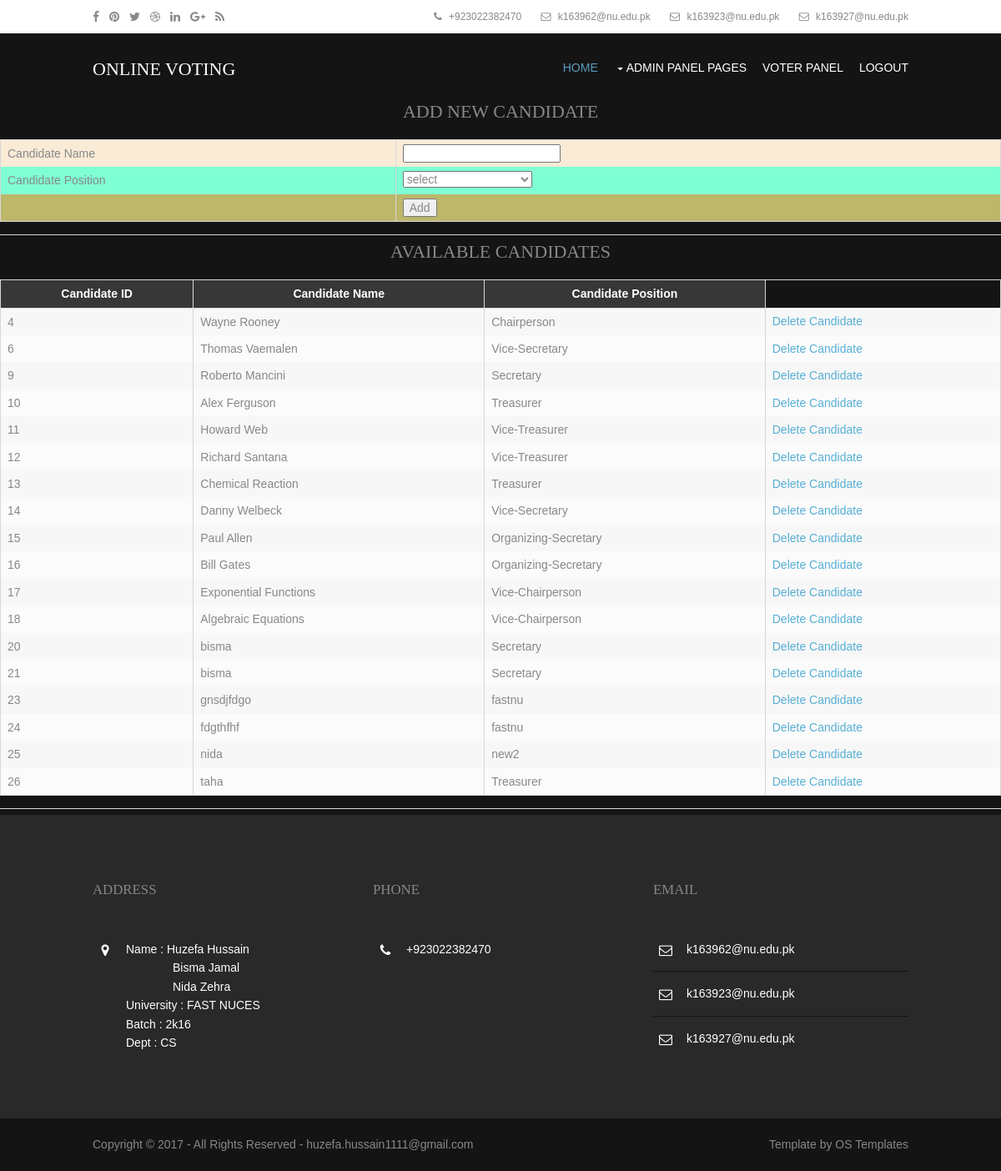
Page /admin/candidates.php on the committed database.
### tables this page shows
CREATE TABLE IF NOT EXISTS `tbcandidates` (
  `candidate_id` int(5) NOT NULL AUTO_INCREMENT,
  `fk_member_id` int(11) DEFAULT NULL,
  `candidate_name` varchar(45) NOT NULL,
  `candidate_position` varchar(45) NOT NULL,
  `candidate_cvotes` int(11) NOT NULL,
  PRIMARY KEY (`candidate_id`),
  KEY `fk_member_id` (`fk_member_id`)
);

### admin/candidates.php (the view, shortened to what this page needs)
<?php
    require('../connection.php');
    $result= mysqli_query($db,"SELECT * FROM tbCandidates")
    or die("There are no records to display ... \n" . mysqli_error());
?>
<?php
    $positions_retrieved= mysqli_query($db,"SELECT * FROM tbPositions")
    or die("There are no records to display ... \n" . mysqli_error());
?>
<!DOCTYPE html>
<html>
<head>
<link href="layout/styles/layout.css" rel="stylesheet" type="text/css" media="all">
</head>
<body id="top">
<div class="wrapper row0">
  <div id="topbar" class="hoc clear">
    <div class="fl_left">
      <ul class="faico clear">
        <li><a class="faicon-facebook" href="https://www.facebook.com/"><i class="fa fa-facebook"></i></a></li>
        <li><a class="faicon-pinterest" href="https://uk.pinterest.com/"><i class="fa fa-pinterest"></i></a></li>
        <li><a class="faicon-twitter" href="https://twitter.com/"><i class="fa fa-twitter"></i></a></li>
        <li><a class="faicon-dribble" href="https://dribbble.com/"><i class="fa fa-dribbble"></i></a></li>
        <li><a class="faicon-linkedin" href="https://www.linkedin.com/"><i class="fa fa-linkedin"></i></a></li>
        <li><a class="faicon-google-plus" href="https://plus.google.com/"><i class="fa fa-google-plus"></i></a></li>
        <li><a class="faicon-rss" href="https://www.rss.com/"><i class="fa fa-rss"></i></a></li>
      </ul>
    </div>
    <div class="fl_right">
      <ul class="nospace inline pushright">
        <li><i class="fa fa-phone"></i> +923022382470</li>
        <li><i class="fa fa-envelope-o"></i> k163962@nu.edu.pk</li>
		<li><i class="fa fa-envelope-o"></i> k163923@nu.edu.pk</li>
		<li><i class="fa fa-envelope-o"></i> k163927@nu.edu.pk</li>
      </ul>
    </div>
  </div>
</div>
<div class="wrapper row1">
  <header id="header" class="hoc clear">
    <div id="logo" class="fl_left">
      <h1><a href="index.html">ONLINE VOTING</a></h1>
    </div>
    <nav id="mainav" class="fl_right">
      <ul class="clear">
        <li class="active"><a href="admin.php">Home</a></li>
        <li><a class="drop" href="#">Admin Panel Pages</a>
        </li>
        <li><a href="http://localhost/online_voting/index.php">Voter Panel</a></li>
        <li><a href="logout.php">Logout</a></li>
      </ul>
    </nav>
  </header>
</div>
<div >
<table width="380" align="center">
<CAPTION><h3>ADD NEW CANDIDATE</h3></CAPTION>
<form name="fmCandidates" id="fmCandidates" action="candidates.php" method="post" onsubmit="return candidateValidate(this)">
<tr>
    <td bgcolor="#FAEBD7">Candidate Name</td>
    <td bgcolor="#FAEBD7"><input type="text" name="name" /></td>
</tr>
<tr>
    <td bgcolor="#7FFFD4">Candidate Position</td>
    <td bgcolor="#7FFFD4"><SELECT NAME="position" id="position">select
    <OPTION VALUE="select">select
    <?php
        while ($row= mysqli_fetch_array($positions_retrieved)){
          echo "<OPTION VALUE=$row[position_name]>$row[position_name]";
        }
    ?>
    </SELECT>
    </td>
</tr>
<tr>
    <td bgcolor="#BDB76B">&nbsp;</td>
    <td bgcolor="#BDB76B"><input type="submit" name="Submit" value="Add" /></td>
</tr>
</table>
<hr>
<table border="0" width="620" align="center">
<CAPTION><h3>AVAILABLE CANDIDATES</h3></CAPTION>
<tr>
<th>Candidate ID</th>
<th>Candidate Name</th>
<th>Candidate Position</th>
</tr>
<?php
    while ($row= mysqli_fetch_array($result)){
    echo "<tr>";
    echo "<td>" . $row['candidate_id']."</td>";
    echo "<td>" . $row['candidate_name']."</td>";
    echo "<td>" . $row['candidate_position']."</td>";
    echo '<td><a href="candidates.php?id=' . $row['candidate_id'] . '">Delete Candidate</a></td>';
    echo "</tr>";
    }
?>
</table>
<hr>
</div>
<?php include("../footer.php"); ?>
</body>
</html>

### footer.php
<div class="wrapper row4">
  <footer id="footer" class="hoc clear">
    <div class="one_third first">
      <h6 class="title">Address</h6>
      <ul class="nospace linklist contact">
        <li><i class="fa fa-map-marker"></i>
          <address>
           <p>
          Name        : Huzefa Hussain <br>
		                <p>&emsp;&emsp;&emsp;&emsp;Bisma Jamal<br>
						</p>
                       <p>&emsp;&emsp;&emsp;&emsp;Nida Zehra<br>
						</p>
          University  : FAST NUCES <br>
          Batch       : 2k16 <br>
          Dept        : CS <br>
          </p>
          </address>
        </li>
      </ul>
    </div>
    <div class="one_third">
      <h6 class="title">Phone</h6>
      <ul class="nospace linklist contact">
        <li><i class="fa fa-phone"></i>+923022382470<br></li>
      </ul>
    </div>
    <div class="one_third">
      <h6 class="title">Email</h6>
      <ul class="nospace linklist contact">
        <li><i class="fa fa-envelope-o"></i> k163962@nu.edu.pk </li>
		<li><i class="fa fa-envelope-o"></i> k163923@nu.edu.pk </li>
		<li><i class="fa fa-envelope-o"></i> k163927@nu.edu.pk </li>
      </ul>
    </div>
  </footer>
  </div>
<div class="wrapper row5">
  <div id="copyright" class="hoc clear">
    <p class="fl_left">Copyright &copy; 2017 - All Rights Reserved - <a href="#">huzefa.hussain1111@gmail.com</a></p>
    <p class="fl_right">Template by <a target="_blank" href="http://www.os-templates.com/" title="Free Website Templates">OS Templates</a></p>
  </div>
</div>

### admin/layout/styles/layout.css (style rules this page uses)
#topbar { padding:5px 0; font-size:12px; }
#topbar .fl_right { margin-top:4px; }
#topbar .fl_right .inline > li i { margin:0 5px 0 0; line-height:normal; }
#header { padding:30px 0 0 0; }
#header #logo { margin-top:; }
#header #logo h1 { margin:0; padding:0; font-size:22px; text-transform:uppercase; }
#footer { padding:80px 0; }
#footer .title { margin:0 0 50px 0; padding:0; font-size:1.2rem; text-transform:uppercase; }
#footer .linklist li { display:block; margin-bottom:15px; padding:0 0 15px 0; border-bottom:1px solid; }
#footer .linklist li:last-child { margin:0; padding:0; border:none; }
#footer .linklist li::before, #footer .linklist li::after { display:table; content:""; }
#footer .linklist li, #footer .linklist li::after { clear:both; }
#footer .contact.linklist li, #footer .contact.linklist li:last-child { position:relative; padding-left:40px; }
#footer .contact li * { margin:0; padding:0; line-height:1.6; }
#footer .contact li i { display:block; position:absolute; top:0; left:0; width:30px; font-size:16px; text-align:center; }
#copyright { padding:20px 0; }
#copyright * { margin:0; padding:0; }
*, *::before, *::after { transition:all .3s ease-in-out; }
nav ul, nav ol { margin:0; padding:0; list-style:none; }
#mainav, #breadcrumb, .sidebar nav { line-height:normal; }
#mainav .drop::after, #mainav li li .drop::after, #breadcrumb li a::after, .sidebar nav a::after { position:absolute; font-family:"FontAwesome"; font-size:10px; line-height:10px; }
#mainav ul.clear { margin-top:3px; }
#mainav ul { text-transform:uppercase; }
#mainav li { display:inline-block; position:relative; margin:0 15px 0 0; padding:0; }
#mainav li:last-child { margin-right:0; }
#mainav li a { display:block; padding:0 0 32px 0; }
#mainav .drop { padding-left:15px; }
#mainav .drop::after, #mainav li li .drop::after { content:"\f0d7"; }
#mainav .drop::after { top:5px; left:5px; }
table, th, td { border:1px solid; border-collapse:collapse; vertical-align:top; }
table, th { table-layout:auto; }
table { width:100%; margin-bottom:15px; }
th, td { padding:5px 8px; }
td { border-width:0 1px; }
.faico { margin:0; padding:0; list-style:none; }
.faico li { display:inline-block; float:left; margin:0 12px 0 0; padding:0; line-height:normal; }
.faico li:last-child { margin-right:0; }
.faico a { display:block; height:30px; line-height:30px; font-size:14px; text-align:center; }
.faico a { color:inherit; background-color:transparent; }
body { color:#888888; background-color:#141414; }
a { color:#56AED4; }
hr, .borderedbox { border-color:#D7D7D7; }
.row0 { color:#888888; background-color:#FFFFFF; }
.row1 { color:#FFFFFF; background-color:#141414; }
.row4 { color:#FFFFFF; background-color:#292929; }
.row5, .row5 a { color:#888888; background-color:#141414; }
#header #logo * { color:inherit; }
#footer .title { color:#888888; }
#footer .linklist li { border-color:#141414; }
#mainav li a { color:inherit; }
#mainav .active a, #mainav a:hover, #mainav li:hover > a { color:#5B9BBD; background-color:inherit; }
table, th, td, #comments .avatar, #comments input, #comments textarea { border-color:#D7D7D7; }
th { color:#FFFFFF; background-color:#373737; }
tr, #comments li, #comments input[type="submit"], #comments input[type="reset"] { color:inherit; background-color:#FBFBFB; }
tr:nth-child(even), #comments li:nth-child(even) { color:inherit; background-color:#F7F7F7; }
table a, #comments a { background-color:inherit; }
@media screen and (min-width:978px) { .hoc { max-width:978px; } }

### rows in the picture
tbcandidates: candidate_id "4", candidate_name "Wayne Rooney", candidate_position "Chairperson"
tbcandidates: candidate_id "6", candidate_name "Thomas Vaemalen", candidate_position "Vice-Secretary"
tbcandidates: candidate_id "9", candidate_name "Roberto Mancini", candidate_position "Secretary"
tbcandidates: candidate_id "10", candidate_name "Alex Ferguson", candidate_position "Treasurer"
tbcandidates: candidate_id "11", candidate_name "Howard Web", candidate_position "Vice-Treasurer"
tbcandidates: candidate_id "12", candidate_name "Richard Santana", candidate_position "Vice-Treasurer"
tbcandidates: candidate_id "13", candidate_name "Chemical Reaction", candidate_position "Treasurer"
tbcandidates: candidate_id "14", candidate_name "Danny Welbeck", candidate_position "Vice-Secretary"
tbcandidates: candidate_id "15", candidate_name "Paul Allen", candidate_position "Organizing-Secretary"
tbcandidates: candidate_id "16", candidate_name "Bill Gates", candidate_position "Organizing-Secretary"
tbcandidates: candidate_id "17", candidate_name "Exponential Functions", candidate_position "Vice-Chairperson"
tbcandidates: candidate_id "18", candidate_name "Algebraic Equations", candidate_position "Vice-Chairperson"
tbcandidates: candidate_id "20", candidate_name "bisma", candidate_position "Secretary"
tbcandidates: candidate_id "21", candidate_name "bisma", candidate_position "Secretary"
tbcandidates: candidate_id "23", candidate_name "gnsdjfdgo", candidate_position "fastnu"
tbcandidates: candidate_id "24", candidate_name "fdgthfhf", candidate_position "fastnu"
tbcandidates: candidate_id "25", candidate_name "nida", candidate_position "new2"
tbcandidates: candidate_id "26", candidate_name "taha", candidate_position "Treasurer"
